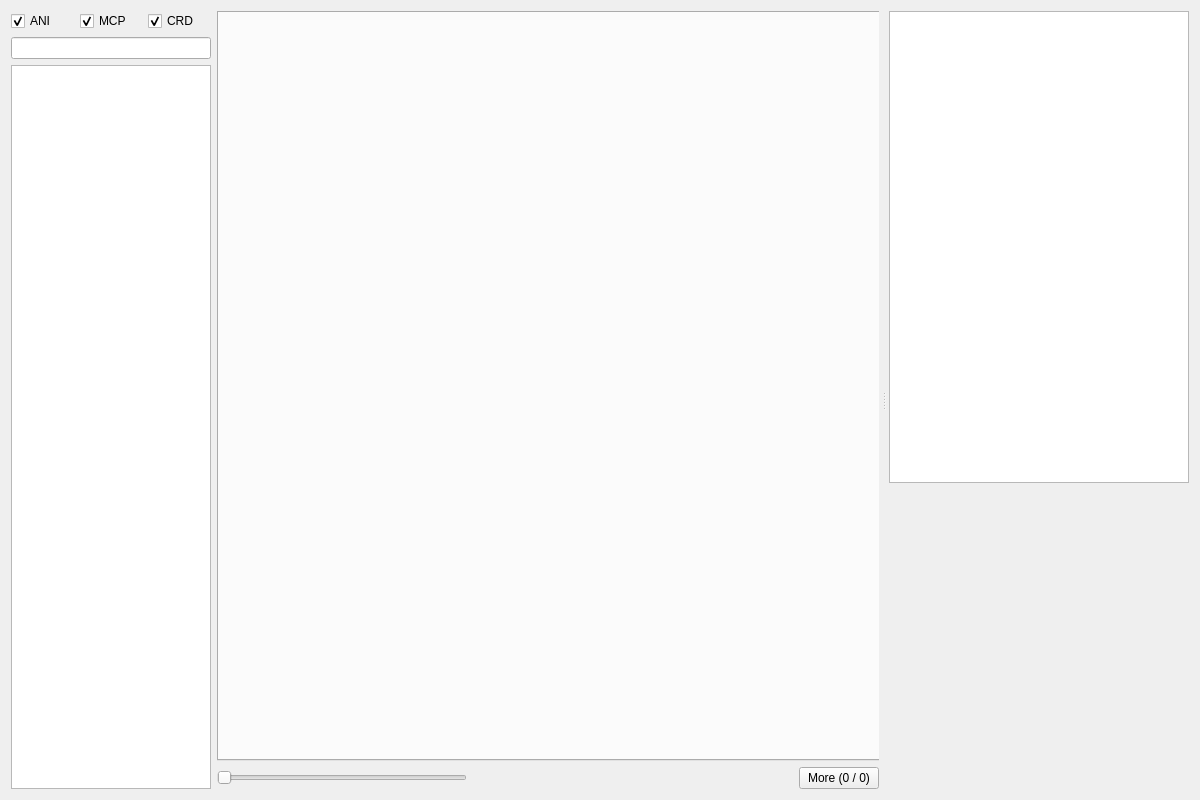
<?xml version="1.0" encoding="UTF-8"?>
<ui version="4.0">
 <class>Form</class>
 <widget class="QWidget" name="Form">
  <property name="geometry">
   <rect>
    <x>0</x>
    <y>0</y>
    <width>1200</width>
    <height>800</height>
   </rect>
  </property>
  <property name="minimumSize">
   <size>
    <width>1200</width>
    <height>800</height>
   </size>
  </property>
  <property name="maximumSize">
   <size>
    <width>16777215</width>
    <height>16777215</height>
   </size>
  </property>
  <property name="windowTitle">
   <string>AnimBrowser by daeseok.chae</string>
  </property>
  <layout class="QHBoxLayout" name="horizontalLayout_3">
   <item>
    <layout class="QVBoxLayout" name="verticalLayout">
     <item>
      <layout class="QHBoxLayout" name="horizontalLayout_2">
       <item>
        <widget class="QCheckBox" name="aniCheckBox">
         <property name="text">
          <string>ANI</string>
         </property>
         <property name="checked">
          <bool>true</bool>
         </property>
        </widget>
       </item>
       <item>
        <widget class="QCheckBox" name="mcpCheckBox">
         <property name="text">
          <string>MCP</string>
         </property>
         <property name="checked">
          <bool>true</bool>
         </property>
        </widget>
       </item>
       <item>
        <widget class="QCheckBox" name="crdCheckBox">
         <property name="text">
          <string>CRD</string>
         </property>
         <property name="checked">
          <bool>true</bool>
         </property>
        </widget>
       </item>
      </layout>
     </item>
     <item>
      <widget class="QLineEdit" name="tagSearchEdit">
       <property name="maximumSize">
        <size>
         <width>200</width>
         <height>16777215</height>
        </size>
       </property>
       <property name="text">
        <string/>
       </property>
      </widget>
     </item>
     <item>
      <widget class="QTreeWidget" name="aniTreeWidget">
       <property name="sizePolicy">
        <sizepolicy hsizetype="Preferred" vsizetype="Expanding">
         <horstretch>0</horstretch>
         <verstretch>0</verstretch>
        </sizepolicy>
       </property>
       <property name="minimumSize">
        <size>
         <width>200</width>
         <height>0</height>
        </size>
       </property>
       <property name="maximumSize">
        <size>
         <width>200</width>
         <height>16777215</height>
        </size>
       </property>
       <property name="headerHidden">
        <bool>true</bool>
       </property>
       <column>
        <property name="text">
         <string notr="true">1</string>
        </property>
       </column>
      </widget>
     </item>
    </layout>
   </item>
   <item>
    <widget class="QSplitter" name="splitter">
     <property name="sizePolicy">
      <sizepolicy hsizetype="Expanding" vsizetype="Expanding">
       <horstretch>0</horstretch>
       <verstretch>0</verstretch>
      </sizepolicy>
     </property>
     <property name="orientation">
      <enum>Qt::Horizontal</enum>
     </property>
     <property name="handleWidth">
      <number>10</number>
     </property>
     <widget class="QWidget" name="layoutWidget">
      <layout class="QVBoxLayout" name="verticalLayout_2">
       <item>
        <widget class="QTabWidget" name="ContentTabWidget">
         <property name="minimumSize">
          <size>
           <width>670</width>
           <height>0</height>
          </size>
         </property>
         <property name="currentIndex">
          <number>-1</number>
         </property>
        </widget>
       </item>
       <item>
        <layout class="QHBoxLayout" name="horizontalLayout">
         <item>
          <widget class="QSlider" name="ContentScaleSlider">
           <property name="maximumSize">
            <size>
             <width>250</width>
             <height>16777215</height>
            </size>
           </property>
           <property name="layoutDirection">
            <enum>Qt::LeftToRight</enum>
           </property>
           <property name="pageStep">
            <number>100</number>
           </property>
           <property name="orientation">
            <enum>Qt::Horizontal</enum>
           </property>
          </widget>
         </item>
         <item>
          <spacer name="horizontalSpacer">
           <property name="orientation">
            <enum>Qt::Horizontal</enum>
           </property>
           <property name="sizeHint" stdset="0">
            <size>
             <width>208</width>
             <height>20</height>
            </size>
           </property>
          </spacer>
         </item>
         <item>
          <widget class="QPushButton" name="moreBtn">
           <property name="text">
            <string>More (0 / 0)</string>
           </property>
          </widget>
         </item>
        </layout>
       </item>
      </layout>
     </widget>
     <widget class="QWidget" name="layoutWidget">
      <layout class="QGridLayout" name="gridLayout_2">
       <property name="sizeConstraint">
        <enum>QLayout::SetNoConstraint</enum>
       </property>
       <item row="0" column="0">
        <widget class="QGraphicsView" name="relativeView">
         <property name="sizePolicy">
          <sizepolicy hsizetype="Expanding" vsizetype="Expanding">
           <horstretch>0</horstretch>
           <verstretch>0</verstretch>
          </sizepolicy>
         </property>
         <property name="minimumSize">
          <size>
           <width>300</width>
           <height>0</height>
          </size>
         </property>
         <property name="maximumSize">
          <size>
           <width>16777215</width>
           <height>16777215</height>
          </size>
         </property>
        </widget>
       </item>
       <item row="1" column="0">
        <widget class="QWidget" name="previewWidget" native="true">
         <property name="sizePolicy">
          <sizepolicy hsizetype="Expanding" vsizetype="Expanding">
           <horstretch>0</horstretch>
           <verstretch>0</verstretch>
          </sizepolicy>
         </property>
         <property name="minimumSize">
          <size>
           <width>300</width>
           <height>300</height>
          </size>
         </property>
         <property name="maximumSize">
          <size>
           <width>300</width>
           <height>300</height>
          </size>
         </property>
        </widget>
       </item>
      </layout>
     </widget>
    </widget>
   </item>
  </layout>
 </widget>
 <resources/>
 <connections/>
</ui>
